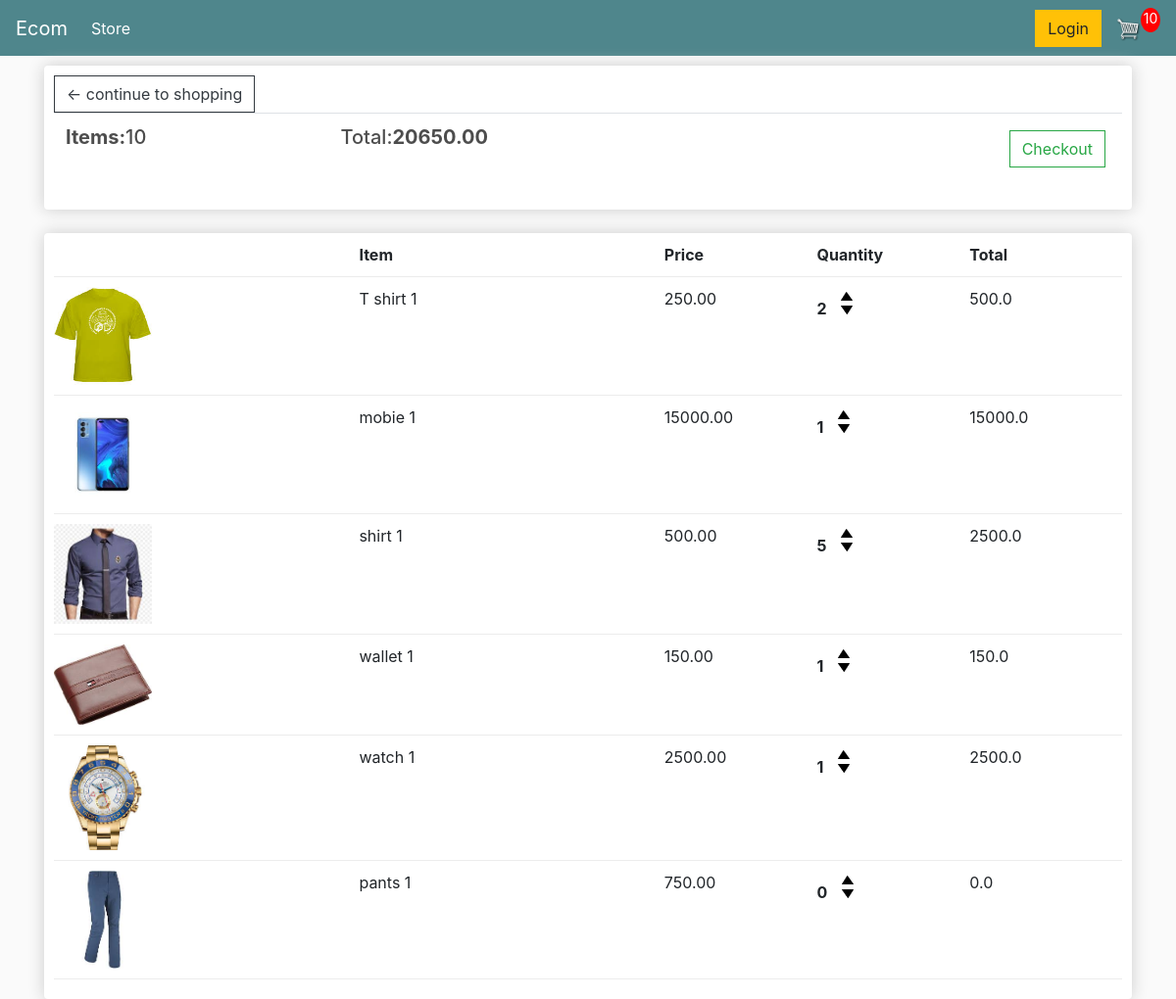
The app's page /cart/ (signed in) with its own data.
### Store/models.py (models this page shows, shortened)
class Order(models.Model):
    customer=models.ForeignKey(Customer,on_delete=models.SET_NULL,blank=True,null=True)
    date_ordered=models.DateTimeField(auto_now_add=True)
    complete=models.BooleanField(default=False,null=True,blank=False)
    transaction_id=models.CharField(max_length=200)
    @property
    def get_cart_total(self):
        orderitems = self.orderid_set.all()
        total = sum([item.get_total for item in orderitems])
        return total
    @property
    def get_cart_items(self):
        orderitems = self.orderid_set.all()
        total = sum([item.quantity for item in orderitems])
        return total

class OrderId(models.Model):
    product = models.ForeignKey(Product, on_delete=models.SET_NULL, blank=True, null=True)
    order = models.ForeignKey(Order, on_delete=models.SET_NULL, blank=True, null=True)
    quantity=models.IntegerField(default=0,null=True,blank=True)
    date_added=models.DateTimeField(auto_now_add=True)
    @property
    def get_total(self):
        total = self.product.price * self.quantity
        return total

class Product(models.Model):
    name=models.CharField(max_length=200,null=True)
    price = models.FloatField()
    digital = models.BooleanField(default=False,null=True,blank=False)
    image = models.ImageField(null=True,blank=True)
    @property
    def imageURL(self):
        try:
            url = self.image.url
        except:
            url:''
        return url

### Store/views.py (the view)
# urls.py: path('cart/',views.cart,name='cart'),
def cart(request):
    if request.user.is_authenticated:
        customer = request.user.customer
        order,created=Order.objects.get_or_create(customer=customer,complete=False)
        items=order.orderid_set.all()
        cartItems = order.get_cart_items
    else:
        items=[]
        order = {'get_cart_total': 0,'get_cart_items': 0,'shipping': False}
        cartItems = order['get_cart_items']
    context={'items': items, 'order': order,'cartItems': cartItems}
    return render(request,'Store/Cart.html',context)

### Store/templates/Store/Cart.html
{% extends 'Store/main.html' %}
{% load static %}
{% block content %}
<div class="row">
    <div class="col-lg-12">
    <div class="box-element">
        <a  class="btn btn-outline-dark" href="{% url 'store'%}">&#8592; continue to shopping</a>
        <br>
        <table class="table">
            <tr>
                <th><h5><strong>Items:</strong>{{ order.get_cart_items }}</h5></th>
                <th><h5>Total:<strong>{{ order.get_cart_total|floatformat:2 }}</strong></h5></th>
                <th>
                    <a style="float:right;margin:5px;" class="btn btn-outline-success" href="{% url 'checkout' %}">
                        Checkout
                    </a>
                </th>
            </tr>
        </table>
    </div>
    <br>
    <div class="box-element">
        <div class="cart-row">
            <div style="flex:2;"></div>
            <div style="flex:2;"><strong>Item</strong></div>
            <div style="flex:1;"><strong>Price</strong></div>
            <div style="flex:1;"><strong>Quantity</strong></div>
            <div style="flex:1;"><strong>Total</strong></div>
        </div>
        {% for item in items %}
        <div class="cart-row">
            <div style="flex:2;"><img class="row-image" src="{{ item.product.imageURL }}" ></div>
            <div style="flex:2;">{{item.product.name }} 1</div>
            <div style="flex:1;">{{item.product.price|floatformat:2}}</div>
            <div style="flex:1;">
                <p class="quantity">{{item.quantity}}</p>
                <div class="quantity">
                    <img data-product={{item.product.id}} data-action="add" class="chg-quantity update-cart"
                         src="{% static 'images/arrow-up.png'%}">
                    <img data-product={{item.product.id}} data-action="remove" class="chg-quantity update-cart"
                         src="{% static 'images/arrow-down.png'%}">
                </div>
            </div>
            <div style="flex:1;">{{ item.get_total }}</div>
        </div>
        {% endfor %}
    </div>
    </div>
</div>
{% endblock %}

### Store/templates/Store/Main.html (shortened to what this page needs)
<!DOCTYPE html>
{% load static %}
<html lang="en">
<head>
    <link rel="stylesheet" href="https://stackpath.bootstrapcdn.com/bootstrap/4.4.1/css/bootstrap.min.css"
>
    <link rel="stylesheet" type="text/css" href="{% static 'css/main.css'%}">
</head>
<body>
<nav class="navbar navbar-expand-lg navbar-dark bg-dark">
  <a class="navbar-brand" href="{% url 'store'%}">Ecom</a>
  <div class="collapse navbar-collapse" id="navbarSupportedContent">
    <ul class="navbar-nav mr-auto">
      <li class="nav-item active">
        <a class="nav-link" href="{% url 'store' %}">Store <span class="sr-only">(current)</span></a>
      </li>
    </ul>
          <div class="form-inline my-2 my-lg-0">
     	<a href="#"class="btn btn-warning">Login</a>
     	<a href="{% url 'cart' %}">
    		<img  id="cart-icon" src="{% static 'images/cart2.png' %}">
    	</a>
    	<p id="cart-total">{{ cartItems }}</p>
    </div>
  </div>
</nav>
<div class="container">
    {% block content %}
    {% endblock %}
</div>

### static/css/main.css (style rules this page uses)
body { background-color: hsl(0, 0%, 98%); }
h1,h2,h3,h4,h5,h6 { color:hsl(0, 0%, 30%); }
.box-element { box-shadow:hsl(0, 0%, 80%) 0 0 16px; background-color: #fff; border-radius: 4px; padding: 10px; }
.bg-dark { background-color: #4f868c!important; }
#cart-icon { width:25px; display: inline-block; margin-left: 15px; }
#cart-total { display: block; text-align: center; color:#fff; background-color: red; width: 20px; height: 25px; border-radius: 50%; font-size: 14px; }
.col-lg-4, .col-lg-6, .col-lg-8, .col-lg-12 { margin-top: 10px; }
.btn { border-radius: 0; }
.row-image { width: 100px; }
.cart-row { display: flex; align-items: flex-stretch; padding-bottom: 10px; margin-bottom: 10px; border-bottom: 1px solid #ececec; }
.quantity { display: inline-block; font-weight: 700; padding-right:10px; }
.chg-quantity { width: 12px; cursor: pointer; display: block; margin-top: 5px; transition:.1s; }

### records on screen
Order: get_cart_items "10", get_cart_total "20650.00"
OrderId: product.imageURL (picture), product.name "T shirt", product.price "250.00", quantity "2", get_total "500.0"
OrderId: product.imageURL (picture), product.name "mobie", product.price "15000.00", quantity "1", get_total "15000.0"
OrderId: product.imageURL (picture), product.name "shirt", product.price "500.00", quantity "5", get_total "2500.0"
OrderId: product.imageURL (picture), product.name "wallet", product.price "150.00", quantity "1", get_total "150.0"
OrderId: product.imageURL (picture), product.name "watch", product.price "2500.00", quantity "1", get_total "2500.0"
OrderId: product.imageURL (picture), product.name "pants", product.price "750.00", quantity "0", get_total "0.0"

### other values on screen
{{ cartItems }} "10"
